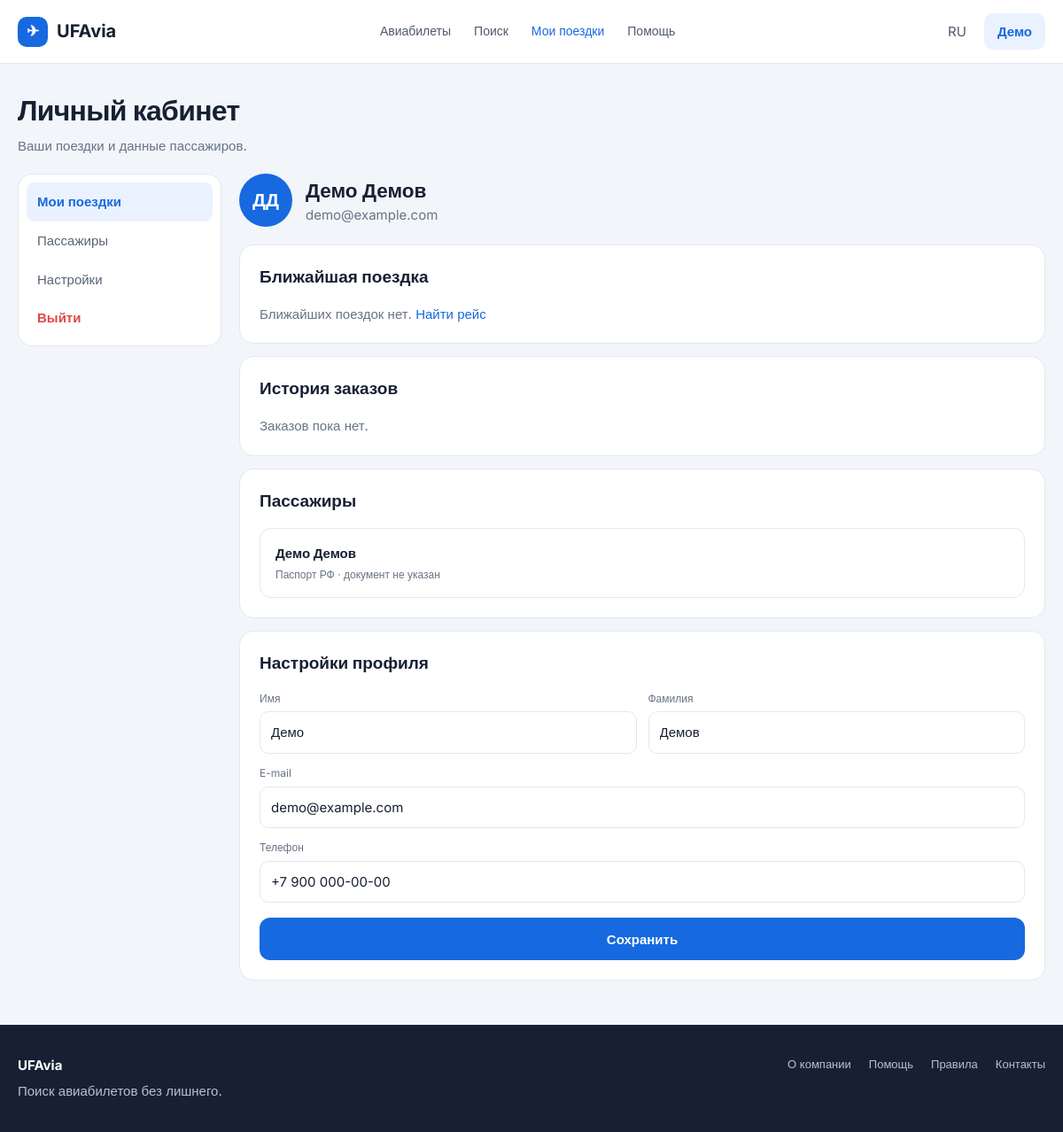
The app's page /profile.php (signed in) with its own data.
### tables this page shows
CREATE TABLE IF NOT EXISTS users (
    id INT UNSIGNED AUTO_INCREMENT PRIMARY KEY,
    email VARCHAR(255) NOT NULL UNIQUE,
    password_hash VARCHAR(255) NOT NULL,
    first_name VARCHAR(64) NOT NULL,
    last_name VARCHAR(64) NOT NULL,
    phone VARCHAR(32) DEFAULT NULL,
    birth_date DATE DEFAULT NULL,
    citizenship VARCHAR(64) DEFAULT 'Россия',
    document_type VARCHAR(64) DEFAULT 'Паспорт РФ',
    document_number VARCHAR(32) DEFAULT NULL,
    created_at TIMESTAMP DEFAULT CURRENT_TIMESTAMP
);

### includes/config.php (called while the page is built, shortened)
<?php
function db(): PDO
{
    static $pdo = null;
    if ($pdo === null) {
        $dsn = 'mysql:host=' . DB_HOST . ';port=' . DB_PORT . ';dbname=' . DB_NAME . ';charset=' . DB_CHARSET;
        try {
            $pdo = new PDO($dsn, DB_USER, DB_PASS, [
                PDO::ATTR_ERRMODE            => PDO::ERRMODE_EXCEPTION,
                PDO::ATTR_DEFAULT_FETCH_MODE => PDO::FETCH_ASSOC,
                PDO::ATTR_EMULATE_PREPARES   => false,
            ]);
        } catch (PDOException $e) {
            http_response_code(500);
            exit('Ошибка подключения к базе данных: ' . htmlspecialchars($e->getMessage()));
        }
    }
    return $pdo;
}
function e($value): string
{
    return htmlspecialchars((string)$value, ENT_QUOTES, 'UTF-8');
}
function current_user(): ?array
{
    static $user = null;
    if ($user === null) {
        $stmt = db()->prepare('SELECT * FROM users WHERE id = ?');
        $stmt->execute([$_SESSION['user_id']]);
        $user = $stmt->fetch() ?: null;
    }
    return $user;
}
function require_login(): void
{
    if (current_user() === null) {
        $back = urlencode($_SERVER['REQUEST_URI'] ?? '/');
        header('Location: login.php?back=' . $back);
        exit;
    }
}

### profile.php (the view, shortened to what this page needs)
<?php
require_login();
$u = current_user();
$stmt = db()->prepare(
    "SELECT o.*, f.flight_number, f.departure_date, f.departure_time, f.arrival_time,
            fa.code AS from_code, fa.city AS from_city,
            ta.code AS to_code, ta.city AS to_city
     FROM orders o
     JOIN flights f ON f.id = o.flight_id
     JOIN airports fa ON fa.id = f.from_airport_id
     JOIN airports ta ON ta.id = f.to_airport_id
     WHERE o.user_id = ? AND o.status = 'paid' AND f.departure_date >= CURDATE()
     ORDER BY f.departure_date ASC, f.departure_time ASC LIMIT 1"
);
$stmt->execute([$u['id']]);
$upcoming = $stmt->fetch();
$stmt = db()->prepare(
    'SELECT o.*, f.flight_number, f.departure_date,
            fa.city AS from_city, ta.city AS to_city
     FROM orders o
     JOIN flights f ON f.id = o.flight_id
     JOIN airports fa ON fa.id = f.from_airport_id
     JOIN airports ta ON ta.id = f.to_airport_id
     WHERE o.user_id = ?
     ORDER BY o.created_at DESC'
);
$stmt->execute([$u['id']]);
$history = $stmt->fetchAll();
$initials = mb_substr($u['first_name'], 0, 1) . mb_substr($u['last_name'], 0, 1);
include __DIR__ . '/includes/header.php';
?>
<main class="container">
  <div class="page-heading"><h1>Личный кабинет</h1><p>Ваши поездки и данные пассажиров.</p></div>
  <div class="profile-layout">
    <aside class="profile-nav">
      <a class="active" href="profile.php">Мои поездки</a>
      <a href="#contacts">Пассажиры</a>
      <a href="#settings">Настройки</a>
      <a href="logout.php" class="logout-link">Выйти</a>
    </aside>
    <section>
      <div class="profile-head">
        <div class="profile-avatar"><?= e($initials) ?></div>
        <div><h2><?= e($u['first_name'] . ' ' . $u['last_name']) ?></h2><p style="color:var(--muted);"><?= e($u['email']) ?></p></div>
      </div>
      <div class="section-form">
        <h2>Ближайшая поездка</h2>
        <?php if ($upcoming): ?>
          <div class="ticket-route">
            <div><div class="city"><?= e($upcoming['from_code']) ?></div><small><?= e(human_date($upcoming['departure_date'])) ?> · <?= e(mb_substr($upcoming['departure_time'], 0, 5)) ?></small></div>
            <div class="arrow">→</div>
            <div><div class="city"><?= e($upcoming['to_code']) ?></div><small><?= e(human_date($upcoming['departure_date'])) ?> · <?= e(mb_substr($upcoming['arrival_time'], 0, 5)) ?></small></div>
            <span class="badge">Билет оформлен</span>
          </div>
          <p style="margin-top:12px;"><a href="success.php?order=<?= (int)$upcoming['id'] ?>" style="color:var(--blue);font-weight:600;">Показать билет</a></p>
        <?php else: ?>
          <p style="color:var(--muted);">Ближайших поездок нет. <a href="search.php" style="color:var(--blue);">Найти рейс</a></p>
        <?php endif; ?>
      </div>
      <div class="section-form">
        <h2>История заказов</h2>
        <?php if (!$history): ?>
          <p style="color:var(--muted);">Заказов пока нет.</p>
        <?php endif; ?>
      </div>
      <div class="section-form" id="contacts">
        <h2>Пассажиры</h2>
        <div class="history-card">
          <div>
            <strong><?= e($u['first_name'] . ' ' . $u['last_name']) ?></strong>
            <div class="history-date"><?= e($u['document_type'] ?? 'Паспорт РФ') ?> · <?= e($u['document_number'] ? '•••• ' . mb_substr($u['document_number'], -6) : 'документ не указан') ?></div>
          </div>
        </div>
      </div>
      <div class="section-form" id="settings">
        <h2>Настройки профиля</h2>
        <form method="post">
          <div class="form-grid">
            <div class="form-field"><label>Имя</label><input name="first_name" value="<?= e($u['first_name']) ?>" required></div>
            <div class="form-field"><label>Фамилия</label><input name="last_name" value="<?= e($u['last_name']) ?>" required></div>
            <div class="form-field full"><label>E-mail</label><input type="email" name="email" value="<?= e($u['email']) ?>" required></div>
            <div class="form-field full"><label>Телефон</label><input name="phone" value="<?= e($u['phone'] ?? '') ?>" placeholder="+7 900 000-00-00"></div>
          </div>
          <button class="primary-button full-button" type="submit">Сохранить</button>
        </form>
      </div>
    </section>
  </div>
</main>
<?php include __DIR__ . '/includes/footer.php'; ?>

### includes/header.php (shortened to what this page needs)
<?php
$page = basename($_SERVER['SCRIPT_NAME'] ?? '');
$navItems = [
    'index.php'   => 'Авиабилеты',
    'search.php'  => 'Поиск',
    'profile.php' => 'Мои поездки',
];
$u = current_user();
?>
<!doctype html>
<html lang="ru">
<head>
  <link rel="stylesheet" href="css/reset.css">
  <link rel="stylesheet" href="css/style.css">
</head>
<body>
<div class="page">
<header class="site-header">
  <div class="container header-inner">
    <a class="logo" href="index.php">
      <span class="logo-mark">✈</span><span>UFAvia</span>
    </a>
    <nav class="nav" aria-label="Основная навигация">
      <?php foreach ($navItems as $file => $label): ?>
        <a href="<?= $file ?>" class="<?= $page === $file ? 'active' : '' ?>"><?= e($label) ?></a>
      <?php endforeach; ?>
      <a href="index.php#help" class="">Помощь</a>
    </nav>
    <div class="header-actions">
      <a class="header-link" href="#">RU</a>
      <?php if ($u): ?>
        <a class="account-button" href="profile.php"><?= e($u['first_name']) ?></a>
      <?php else: ?>
        <a class="account-button" href="login.php">Войти</a>
      <?php endif; ?>
    </div>
  </div>
</header>
<main>

### includes/footer.php
</main>
</div>
<footer class="site-footer">
  <div class="container footer-inner">
    <div>
      <div class="footer-logo">UFAvia</div>
      <div>Поиск авиабилетов без лишнего.</div>
    </div>
    <div class="footer-links">
      <a href="#">О компании</a><a href="#">Помощь</a><a href="#">Правила</a><a href="#">Контакты</a>
    </div>
  </div>
</footer>
</body>
</html>

### css/style.css (style rules this page uses)
body { background: var(--background); color: var(--text); font-family: Inter, Arial, sans-serif; font-size: 15px; line-height: 1.45; }
button, input, select { border: 0; outline: 0; }
.container { width: min(var(--container), calc(100% - 40px)); margin: 0 auto; }
.page { min-height: 100vh; }
.site-header { height: 72px; background: #fff; border-bottom: 1px solid var(--line); }
.header-inner { height: 100%; display: flex; align-items: center; justify-content: space-between; gap: 28px; }
.logo { display: flex; align-items: center; gap: 10px; font-size: 20px; font-weight: 700; }
.logo-mark { width: 34px; height: 34px; border-radius: 10px; background: var(--blue); color: white; display: grid; place-items: center; font-size: 17px; }
.nav { display: flex; gap: 26px; color: #4f596b; font-size: 14px; }
.nav a:hover, .nav a.active { color: var(--blue); }
.header-actions { display: flex; align-items: center; gap: 10px; }
.header-link { color: #4f596b; padding: 9px 10px; }
.account-button { background: var(--blue-soft); color: var(--blue); padding: 10px 15px; border-radius: 10px; font-weight: 600; }
.primary-button { background: var(--blue); color: #fff; border-radius: 12px; padding: 0 22px; font-weight: 600; min-height: 50px; transition: .15s; }
.page-heading { padding: 30px 0 20px; }
.page-heading h1 { font-size: 32px; letter-spacing: -.7px; }
.page-heading p { color: var(--muted); margin-top: 6px; }
.full-button { width: 100%; min-height: 48px; margin-top: 17px; }
.form-grid { display: grid; grid-template-columns: 1fr 1fr; gap: 13px; }
.form-field label { display: block; font-size: 12px; color: var(--muted); margin-bottom: 6px; }
.form-field input, .form-field select { width: 100%; border: 1px solid var(--line); border-radius: 10px; padding: 12px; background: #fff; color: var(--text); }
.form-field.full { grid-column: 1 / -1; }
.section-form { background: #fff; border: 1px solid var(--line); border-radius: var(--radius); padding: 22px; }
.section-form + .section-form { margin-top: 14px; }
.section-form h2 { font-size: 19px; margin-bottom: 17px; }
.profile-layout { display: grid; grid-template-columns: 230px 1fr; gap: 20px; padding-bottom: 50px; }
.profile-nav { background: #fff; border: 1px solid var(--line); border-radius: var(--radius); padding: 9px; align-self: start; }
.profile-nav a { display: block; padding: 11px 12px; border-radius: 9px; color: #596477; }
.profile-nav a.active { background: var(--blue-soft); color: var(--blue); font-weight: 600; }
.profile-nav a.logout-link { color: var(--red); font-weight: 600; }
.profile-head { display: flex; align-items: center; gap: 15px; margin-bottom: 20px; }
.profile-avatar { width: 60px; height: 60px; border-radius: 50%; background: var(--blue); color: #fff; display: grid; place-items: center; font-size: 21px; font-weight: 700; }
.history-card { background: #fff; border: 1px solid var(--line); border-radius: 13px; padding: 17px; display: flex; align-items: center; justify-content: space-between; gap: 20px; }
.history-date { color: var(--muted); font-size: 12px; margin-top: 4px; }
.site-footer { background: #172033; color: #b8c0ce; padding: 35px 0; }
.footer-inner { display: flex; justify-content: space-between; gap: 30px; }
.footer-logo { color: #fff; font-weight: 700; margin-bottom: 7px; }
.footer-links { display: flex; gap: 20px; font-size: 13px; }

### css/variables.css (style rules this page uses)
:root { --blue: #1769e0; --blue-dark: #0f56c7; --blue-soft: #eaf2ff; --yellow: #ffd429; --yellow-dark: #f0bd00; --green: #16a06a; --red: #df4747; --text: #172033; --muted: #687386; --line: #e4e8ef; --surface: #ffffff; --surface-soft: #f5f7fa; --background: #f2f5f9; --shadow: 0 8px 28px rgba(28, 47, 78, .08); --radius: 16px; --container: 1180px; }

### records on screen
users: first_name "Демо", initials "ДД", first_name+last_name "Демо Демов", email "demo@example.com", document_type "Паспорт РФ", document_number "документ не указан", last_name "Демов", phone "+7 900 000-00-00"

### other values on screen
$label "Авиабилеты"
$label "Поиск"
$label "Мои поездки"
